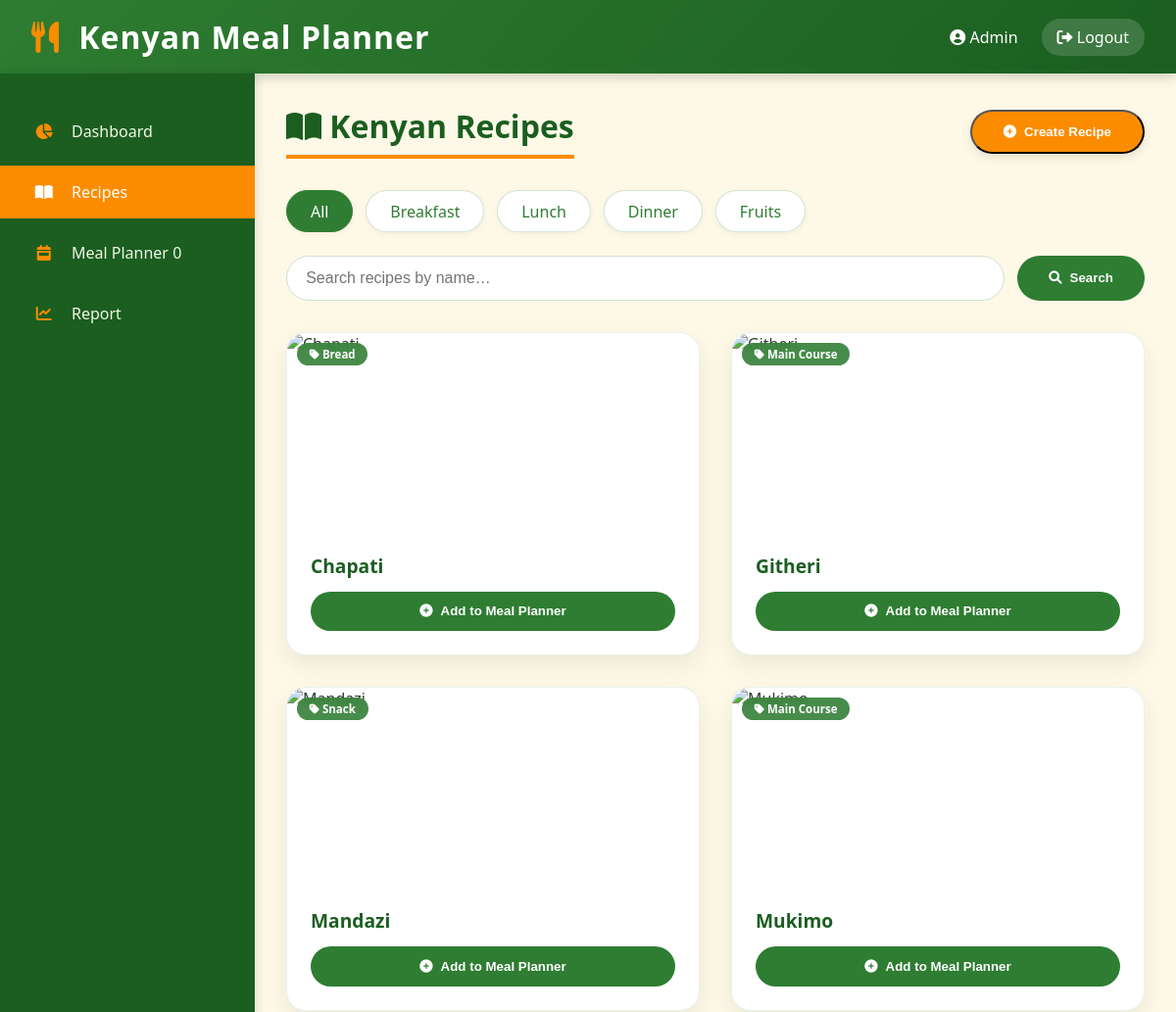
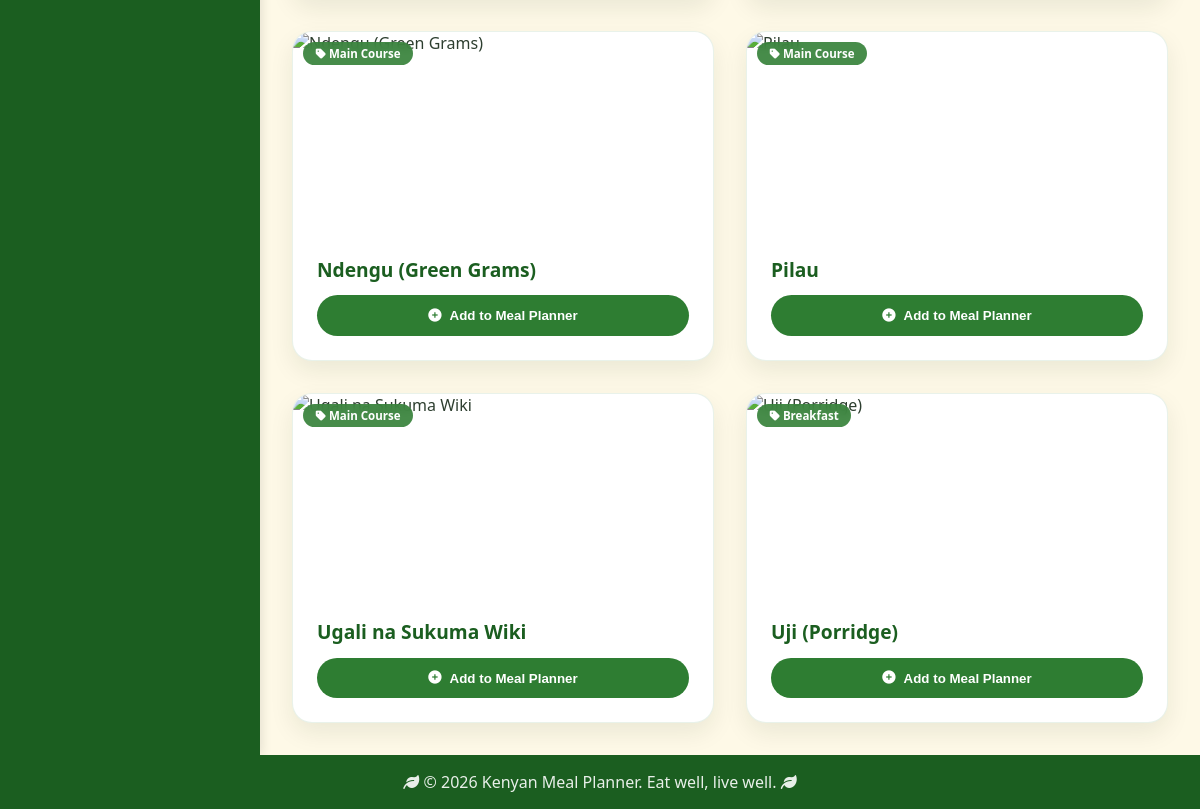
Page /recipes.php (signed in) on the committed database (2 pictures, top to bottom).
### tables this page shows
CREATE TABLE recipes (
    id INT AUTO_INCREMENT PRIMARY KEY,
    user_id INT,
    name VARCHAR(150) NOT NULL,
    category VARCHAR(100),
    servings INT DEFAULT 1,
    instructions TEXT,
    created_at TIMESTAMP DEFAULT CURRENT_TIMESTAMP,
    FOREIGN KEY (user_id) REFERENCES users(id) ON DELETE SET NULL
);

### public/recipes.php (the view, shortened to what this page needs)
<?php
require_once APP_PATH . '/config/db.php';
function e($s) { return htmlspecialchars($s, ENT_QUOTES, 'UTF-8'); }
$uid = $_SESSION['user_id'];
$search   = trim($_GET['search']   ?? '');
$category = strtolower(trim($_GET['category'] ?? 'all'));
$mc = $conn->query("SELECT COUNT(*) AS c FROM meal_plans WHERE user_id=$uid");
$meal_count = $mc ? (int)$mc->fetch_assoc()['c'] : 0;
$where = "WHERE (r.user_id=$uid OR r.user_id IS NULL)";
$result = $conn->query("SELECT r.* FROM recipes r $where ORDER BY FIELD(LOWER(r.category),'breakfast','lunch','dinner','fruits'), r.name ASC");
?>
<!DOCTYPE html>
<html lang="en">
<head>
<link rel="stylesheet" href="https://cdnjs.cloudflare.com/ajax/libs/font-awesome/6.0.0-beta3/css/all.min.css">
</head>
<body>
<div class="header">
    <h1><i class="fas fa-utensils"></i> Kenyan Meal Planner</h1>
    <div class="user-info">
        <span><i class="fas fa-user-circle"></i> <?= e($_SESSION['full_name'] ?? $_SESSION['user_name'] ?? 'User') ?></span>
        <a href="logout.php"><i class="fas fa-sign-out-alt"></i> Logout</a>
    </div>
</div>
<div class="container">
    <div class="sidebar">
        <ul>
            <li><a href="dashboard.php"><i class="fas fa-chart-pie"></i> Dashboard</a></li>
            <li><a href="recipes.php" class="active"><i class="fas fa-book-open"></i> Recipes</a></li>
            <li><a href="meals.php"><i class="fas fa-calendar-week"></i> Meal Planner <span id="meal-count"><?= $meal_count ?></span></a></li>
            <li><a href="report.php"><i class="fas fa-chart-line"></i> Report</a></li>
        </ul>
    </div>
    <div class="main">
        <div class="top-bar">
            <h2><i class="fas fa-book-open"></i> Kenyan Recipes</h2>
            <button class="create-btn" onclick="openCreateModal()"><i class="fas fa-plus-circle"></i> Create Recipe</button>
        </div>
        <div class="category-filters">
            <a href="recipes.php?category=all"       class="<?= $category==='all'       ?'active':'' ?>">All</a>
            <a href="recipes.php?category=breakfast" class="<?= $category==='breakfast' ?'active':'' ?>">Breakfast</a>
            <a href="recipes.php?category=lunch"     class="<?= $category==='lunch'     ?'active':'' ?>">Lunch</a>
            <a href="recipes.php?category=dinner"    class="<?= $category==='dinner'    ?'active':'' ?>">Dinner</a>
            <a href="recipes.php?category=fruits"    class="<?= $category==='fruits'    ?'active':'' ?>">Fruits</a>
        </div>
        <form method="GET" class="search-form">
            <input type="text" name="search" placeholder="Search recipes by name…" value="<?= e($search) ?>">
            <button type="submit"><i class="fas fa-search"></i> Search</button>
        </form>
        <div class="grid">
        <?php
        if ($result && $result->num_rows > 0):
            while ($row = $result->fetch_assoc()):
        ?>
        <div class="card">
            <div class="card-img-wrap">
                <span class="category-badge-overlay"><i class="fas fa-tag"></i> <?= e($row['category'] ?? 'Kenyan') ?></span>
            </div>
            <div class="card-content">
                <h3><?= e($row['name']) ?></h3>
                <button class="add-btn" data-id="<?= $row['id'] ?>" data-name="<?= e($row['name']) ?>">
                    <i class="fas fa-plus-circle"></i> Add to Meal Planner
                </button>
            </div>
        </div>
        <?php endwhile; endif; ?>
        </div>
    </div>
</div>
<footer><i class="fas fa-leaf"></i> &copy; <?= date('Y') ?> Kenyan Meal Planner. Eat well, live well. <i class="fas fa-leaf"></i></footer>
</body>
</html>

### public/recipes.php (style rules this page uses)
* { margin:0;padding:0;box-sizing:border-box; }
body { font-family:'Poppins','Segoe UI',sans-serif;background:#fef9e7;color:#2d3e2f;display:flex;flex-direction:column;min-height:100vh; }
.header { background:linear-gradient(135deg,#2E7D32,#1B5E20);color:#fff;padding:1rem 2rem;display:flex;justify-content:space-between;align-items:center;box-shadow:0 4px 12px rgba(0,40,0,.2); }
.header h1 { font-size:2rem;font-weight:600;letter-spacing:1px; }
.header h1 i { margin-right:10px;color:#FB8C00; }
.header .user-info { display:flex;align-items:center;gap:1.5rem; }
.header a { color:#fff;text-decoration:none;font-weight:500;padding:.5rem 1rem;border-radius:30px;background:rgba(255,255,255,.15);transition:.3s; }
.container { display:flex;flex:1; }
.sidebar { width:260px;background:#1B5E20;padding-top:2rem;box-shadow:2px 0 10px rgba(0,0,0,.1); }
.sidebar ul { list-style:none; }
.sidebar li { margin-bottom:.5rem; }
.sidebar a { display:block;padding:1rem 1.8rem;color:#f0f7e6;text-decoration:none;transition:.3s;font-weight:500;border-left:4px solid transparent; }
.sidebar a i { margin-right:12px;width:24px;text-align:center;color:#FB8C00; }
.sidebar a:hover,.sidebar a.active { background:rgba(251,140,0,.2);border-left-color:#FB8C00;color:#fff; }
.sidebar a.active { background:#FB8C00;color:#fff; }
.sidebar a.active i { color:#fff; }
.main { flex:1;padding:2rem; }
.top-bar { display:flex;justify-content:space-between;align-items:center;margin-bottom:2rem; }
.top-bar h2 { font-size:2rem;color:#1B5E20;border-bottom:4px solid #FB8C00;padding-bottom:.5rem;display:inline-block; }
.create-btn { background:#FB8C00;color:#fff;padding:.8rem 2rem;border-radius:40px;text-decoration:none;font-weight:600;box-shadow:0 4px 10px rgba(0,40,0,.1);transition:.3s;display:inline-flex;align-items:center;gap:8px;cursor:pointer; }
.category-filters { display:flex;flex-wrap:wrap;gap:.8rem;margin-bottom:1.5rem; }
.category-filters a { padding:.6rem 1.5rem;background:#fff;border-radius:40px;text-decoration:none;color:#2E7D32;font-weight:500;box-shadow:0 2px 6px rgba(0,0,0,.05);transition:.3s;border:1px solid rgba(46,125,50,.2); }
.category-filters a.active { background:#2E7D32;color:#fff;border-color:#2E7D32; }
.search-form { display:flex;gap:.8rem;margin-bottom:2rem; }
.search-form input { flex:1;padding:.8rem 1.2rem;border:1px solid #d0e0d0;border-radius:40px;font-size:1rem;outline:none;transition:.3s; }
.search-form button { background:#2E7D32;color:#fff;border:none;padding:0 2rem;border-radius:40px;font-weight:600;cursor:pointer;transition:.3s;display:flex;align-items:center;gap:8px; }
.grid { display:grid;grid-template-columns:repeat(auto-fill,minmax(300px,1fr));gap:2rem; }
.card { background:#fff;border-radius:20px;overflow:hidden;box-shadow:0 10px 25px rgba(0,40,0,.08);transition:.3s;border:1px solid rgba(46,125,50,.1);display:flex;flex-direction:column; }
.card-img-wrap { position:relative;overflow:hidden;height:200px; }
.category-badge-overlay { position:absolute;top:10px;left:10px;background:rgba(46,125,50,.88);color:#fff;padding:.25rem .8rem;border-radius:20px;font-size:.72rem;font-weight:600;backdrop-filter:blur(4px); }
.card-content { padding:1.5rem;flex:1;display:flex;flex-direction:column; }
.card-content h3 { font-size:1.2rem;color:#1B5E20;margin-bottom:.8rem; }
.add-btn { background:#2E7D32;color:#fff;border:none;padding:.8rem;border-radius:40px;font-weight:600;cursor:pointer;transition:.3s;margin-top:auto;display:flex;align-items:center;justify-content:center;gap:8px; }
footer { background:#1B5E20;color:rgba(255,255,255,.9);text-align:center;padding:1rem;margin-top:auto; }

### rows in the picture
recipes: category "Bread", name "Chapati"
recipes: category "Main Course", name "Githeri"
recipes: category "Snack", name "Mandazi"
recipes: category "Main Course", name "Mukimo"
recipes: category "Main Course", name "Ndengu (Green Grams)"
recipes: category "Main Course", name "Pilau"
recipes: category "Main Course", name "Ugali na Sukuma Wiki"
recipes: category "Breakfast", name "Uji (Porridge)"

### other values in the picture
$_SESSION['full_name'] "Admin"
$meal_count "0"
